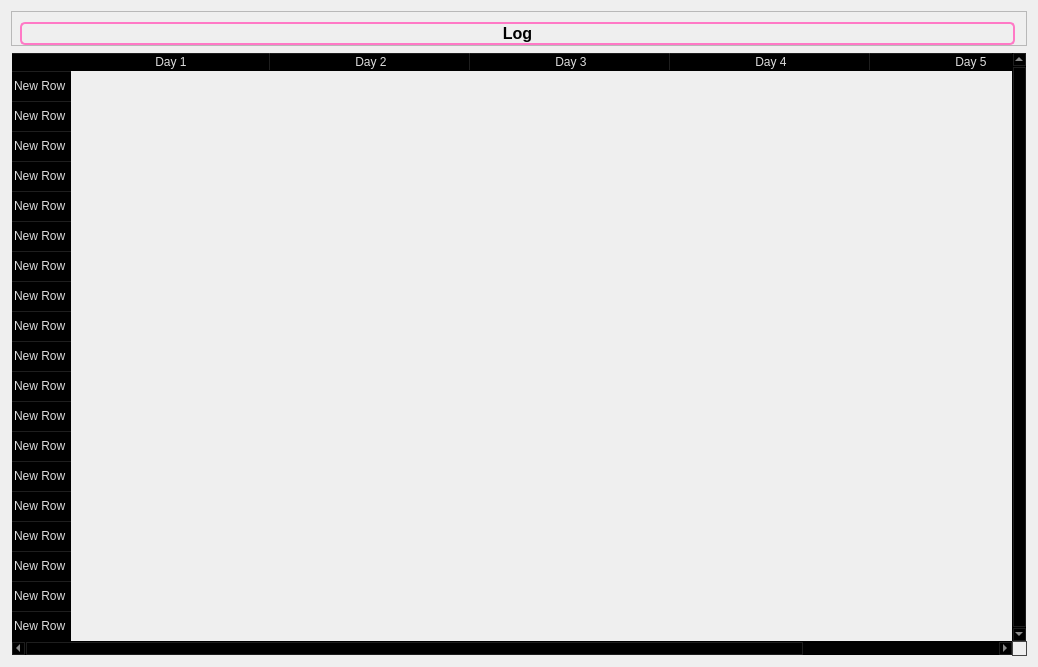
                     <widget class="QWidget" name="Log">
                      <property name="styleSheet">
                       <string notr="true"/>
                      </property>
                      <layout class="QVBoxLayout" name="verticalLayout_7">
                       <item>
                        <widget class="QFrame" name="row_8">
                         <property name="frameShape">
                          <enum>QFrame::StyledPanel</enum>
                         </property>
                         <property name="frameShadow">
                          <enum>QFrame::Raised</enum>
                         </property>
                         <layout class="QVBoxLayout" name="verticalLayout_37">
                          <property name="spacing">
                           <number>0</number>
                          </property>
                          <property name="leftMargin">
                           <number>8</number>
                          </property>
                          <property name="topMargin">
                           <number>10</number>
                          </property>
                          <property name="rightMargin">
                           <number>11</number>
                          </property>
                          <property name="bottomMargin">
                           <number>0</number>
                          </property>
                          <item>
                           <widget class="QLabel" name="label_4">
                            <property name="font">
                             <font>
                              <pointsize>12</pointsize>
                              <italic>false</italic>
                              <bold>true</bold>
                             </font>
                            </property>
                            <property name="styleSheet">
                             <string notr="true">font: 12pt &quot;Segoe UI&quot;;
font-weight: bold;
border-radius: 5px;
border: 2px solid #ff79c6;</string>
                            </property>
                            <property name="text">
                             <string>Log</string>
                            </property>
                            <property name="alignment">
                             <set>Qt::AlignCenter</set>
                            </property>
                           </widget>
                          </item>
                         </layout>
                        </widget>
                       </item>
                       <item>
                        <widget class="QTableWidget" name="Status_Widgets_2">
                         <property name="sizePolicy">
                          <sizepolicy hsizetype="Expanding" vsizetype="Expanding">
                           <horstretch>0</horstretch>
                           <verstretch>0</verstretch>
                          </sizepolicy>
                         </property>
                         <property name="palette">
                          <palette>
                           <active>
                            <colorrole role="WindowText">
                             <brush brushstyle="SolidPattern">
                              <color alpha="255">
                               <red>221</red>
                               <green>221</green>
                               <blue>221</blue>
                              </color>
                             </brush>
                            </colorrole>
                            <colorrole role="Button">
                             <brush brushstyle="SolidPattern">
                              <color alpha="0">
                               <red>0</red>
                               <green>0</green>
                               <blue>0</blue>
                              </color>
                             </brush>
                            </colorrole>
                            <colorrole role="Text">
                             <brush brushstyle="SolidPattern">
                              <color alpha="255">
                               <red>221</red>
                               <green>221</green>
                               <blue>221</blue>
                              </color>
                             </brush>
                            </colorrole>
                            <colorrole role="ButtonText">
                             <brush brushstyle="SolidPattern">
                              <color alpha="255">
                               <red>221</red>
                               <green>221</green>
                               <blue>221</blue>
                              </color>
                             </brush>
                            </colorrole>
                            <colorrole role="Base">
                             <brush brushstyle="NoBrush">
                              <color alpha="255">
                               <red>0</red>
                               <green>0</green>
                               <blue>0</blue>
                              </color>
                             </brush>
                            </colorrole>
                            <colorrole role="Window">
                             <brush brushstyle="SolidPattern">
                              <color alpha="0">
                               <red>0</red>
                               <green>0</green>
                               <blue>0</blue>
                              </color>
                             </brush>
                            </colorrole>
                            <colorrole role="PlaceholderText">
                             <brush brushstyle="SolidPattern">
                              <color alpha="255">
                               <red>221</red>
                               <green>221</green>
                               <blue>221</blue>
                              </color>
                             </brush>
                            </colorrole>
                           </active>
                           <inactive>
                            <colorrole role="WindowText">
                             <brush brushstyle="SolidPattern">
                              <color alpha="255">
                               <red>221</red>
                               <green>221</green>
                               <blue>221</blue>
                              </color>
                             </brush>
                            </colorrole>
                            <colorrole role="Button">
                             <brush brushstyle="SolidPattern">
                              <color alpha="0">
                               <red>0</red>
                               <green>0</green>
                               <blue>0</blue>
                              </color>
                             </brush>
                            </colorrole>
                            <colorrole role="Text">
                             <brush brushstyle="SolidPattern">
                              <color alpha="255">
                               <red>221</red>
                               <green>221</green>
                               <blue>221</blue>
                              </color>
                             </brush>
                            </colorrole>
                            <colorrole role="ButtonText">
                             <brush brushstyle="SolidPattern">
                              <color alpha="255">
                               <red>221</red>
                               <green>221</green>
                               <blue>221</blue>
                              </color>
                             </brush>
                            </colorrole>
                            <colorrole role="Base">
                             <brush brushstyle="NoBrush">
                              <color alpha="255">
                               <red>0</red>
                               <green>0</green>
                               <blue>0</blue>
                              </color>
                             </brush>
                            </colorrole>
                            <colorrole role="Window">
                             <brush brushstyle="SolidPattern">
                              <color alpha="0">
                               <red>0</red>
                               <green>0</green>
                               <blue>0</blue>
                              </color>
                             </brush>
                            </colorrole>
                            <colorrole role="PlaceholderText">
                             <brush brushstyle="SolidPattern">
                              <color alpha="255">
                               <red>221</red>
                               <green>221</green>
                               <blue>221</blue>
                              </color>
                             </brush>
                            </colorrole>
                           </inactive>
                           <disabled>
                            <colorrole role="WindowText">
                             <brush brushstyle="SolidPattern">
                              <color alpha="255">
                               <red>221</red>
                               <green>221</green>
                               <blue>221</blue>
                              </color>
                             </brush>
                            </colorrole>
                            <colorrole role="Button">
                             <brush brushstyle="SolidPattern">
                              <color alpha="0">
                               <red>0</red>
                               <green>0</green>
                               <blue>0</blue>
                              </color>
                             </brush>
                            </colorrole>
                            <colorrole role="Text">
                             <brush brushstyle="SolidPattern">
                              <color alpha="255">
                               <red>221</red>
                               <green>221</green>
                               <blue>221</blue>
                              </color>
                             </brush>
                            </colorrole>
                            <colorrole role="ButtonText">
                             <brush brushstyle="SolidPattern">
                              <color alpha="255">
                               <red>221</red>
                               <green>221</green>
                               <blue>221</blue>
                              </color>
                             </brush>
                            </colorrole>
                            <colorrole role="Base">
                             <brush brushstyle="NoBrush">
                              <color alpha="255">
                               <red>0</red>
                               <green>0</green>
                               <blue>0</blue>
                              </color>
                             </brush>
                            </colorrole>
                            <colorrole role="Window">
                             <brush brushstyle="SolidPattern">
                              <color alpha="0">
                               <red>0</red>
                               <green>0</green>
                               <blue>0</blue>
                              </color>
                             </brush>
                            </colorrole>
                            <colorrole role="PlaceholderText">
                             <brush brushstyle="SolidPattern">
                              <color alpha="255">
                               <red>221</red>
                               <green>221</green>
                               <blue>221</blue>
                              </color>
                             </brush>
                            </colorrole>
                           </disabled>
                          </palette>
                         </property>
                         <property name="frameShape">
                          <enum>QFrame::StyledPanel</enum>
                         </property>
                         <property name="verticalScrollBarPolicy">
                          <enum>Qt::ScrollBarAlwaysOn</enum>
                         </property>
                         <property name="sizeAdjustPolicy">
                          <enum>QAbstractScrollArea::AdjustToContents</enum>
                         </property>
                         <property name="editTriggers">
                          <set>QAbstractItemView::NoEditTriggers</set>
                         </property>
                         <property name="selectionMode">
                          <enum>QAbstractItemView::SingleSelection</enum>
                         </property>
                         <property name="selectionBehavior">
                          <enum>QAbstractItemView::SelectRows</enum>
                         </property>
                         <property name="showGrid">
                          <bool>true</bool>
                         </property>
                         <property name="gridStyle">
                          <enum>Qt::SolidLine</enum>
                         </property>
                         <property name="sortingEnabled">
                          <bool>false</bool>
                         </property>
                         <attribute name="horizontalHeaderVisible">
                          <bool>true</bool>
                         </attribute>
                         <attribute name="horizontalHeaderCascadingSectionResizes">
                          <bool>false</bool>
                         </attribute>
                         <attribute name="horizontalHeaderDefaultSectionSize">
                          <number>200</number>
                         </attribute>
                         <attribute name="horizontalHeaderShowSortIndicator" stdset="0">
                          <bool>false</bool>
                         </attribute>
                         <attribute name="horizontalHeaderStretchLastSection">
                          <bool>true</bool>
                         </attribute>
                         <attribute name="verticalHeaderCascadingSectionResizes">
                          <bool>false</bool>
                         </attribute>
                         <attribute name="verticalHeaderHighlightSections">
                          <bool>false</bool>
                         </attribute>
                         <attribute name="verticalHeaderShowSortIndicator" stdset="0">
                          <bool>false</bool>
                         </attribute>
                         <attribute name="verticalHeaderStretchLastSection">
                          <bool>false</bool>
                         </attribute>
                         <row>
                          <property name="text">
                           <string>New Row</string>
                          </property>
                         </row>
                         <row>
                          <property name="text">
                           <string>New Row</string>
                          </property>
                         </row>
                         <row>
                          <property name="text">
                           <string>New Row</string>
                          </property>
                         </row>
                         <row>
                          <property name="text">
                           <string>New Row</string>
                          </property>
                         </row>
                         <row>
                          <property name="text">
                           <string>New Row</string>
                          </property>
                         </row>
                         <row>
                          <property name="text">
                           <string>New Row</string>
                          </property>
                         </row>
                         <row>
                          <property name="text">
                           <string>New Row</string>
                          </property>
                         </row>
                         <row>
                          <property name="text">
                           <string>New Row</string>
                          </property>
                         </row>
                         <row>
                          <property name="text">
                           <string>New Row</string>
                          </property>
                         </row>
                         <row>
                          <property name="text">
                           <string>New Row</string>
                          </property>
                         </row>
                         <row>
                          <property name="text">
                           <string>New Row</string>
                          </property>
                         </row>
                         <row>
                          <property name="text">
                           <string>New Row</string>
                          </property>
                         </row>
                         <row>
                          <property name="text">
                           <string>New Row</string>
                          </property>
                         </row>
                         <row>
                          <property name="text">
                           <string>New Row</string>
                          </property>
                         </row>
                         <row>
                          <property name="text">
                           <string>New Row</string>
                          </property>
                         </row>
                         <row>
                          <property name="text">
                           <string>New Row</string>
                          </property>
                         </row>
                         <row>
                          <property name="text">
                           <string>New Row</string>
                          </property>
                         </row>
                         <row>
                          <property name="text">
                           <string>New Row</string>
                          </property>
                         </row>
                         <row>
                          <property name="text">
                           <string>New Row</string>
                          </property>
                         </row>
                         <column>
                          <property name="text">
                           <string>Day 1</string>
                          </property>
                         </column>
                         <column>
                          <property name="text">
                           <string>Day 2</string>
                          </property>
                         </column>
                         <column>
                          <property name="text">
                           <string>Day 3</string>
                          </property>
                         </column>
                         <column>
                          <property name="text">
                           <string>Day 4</string>
                          </property>
                         </column>
                         <column>
                          <property name="text">
                           <string>Day 5</string>
                          </property>
                         </column>
                        </widget>
                       </item>
                      </layout>
                     </widget>
